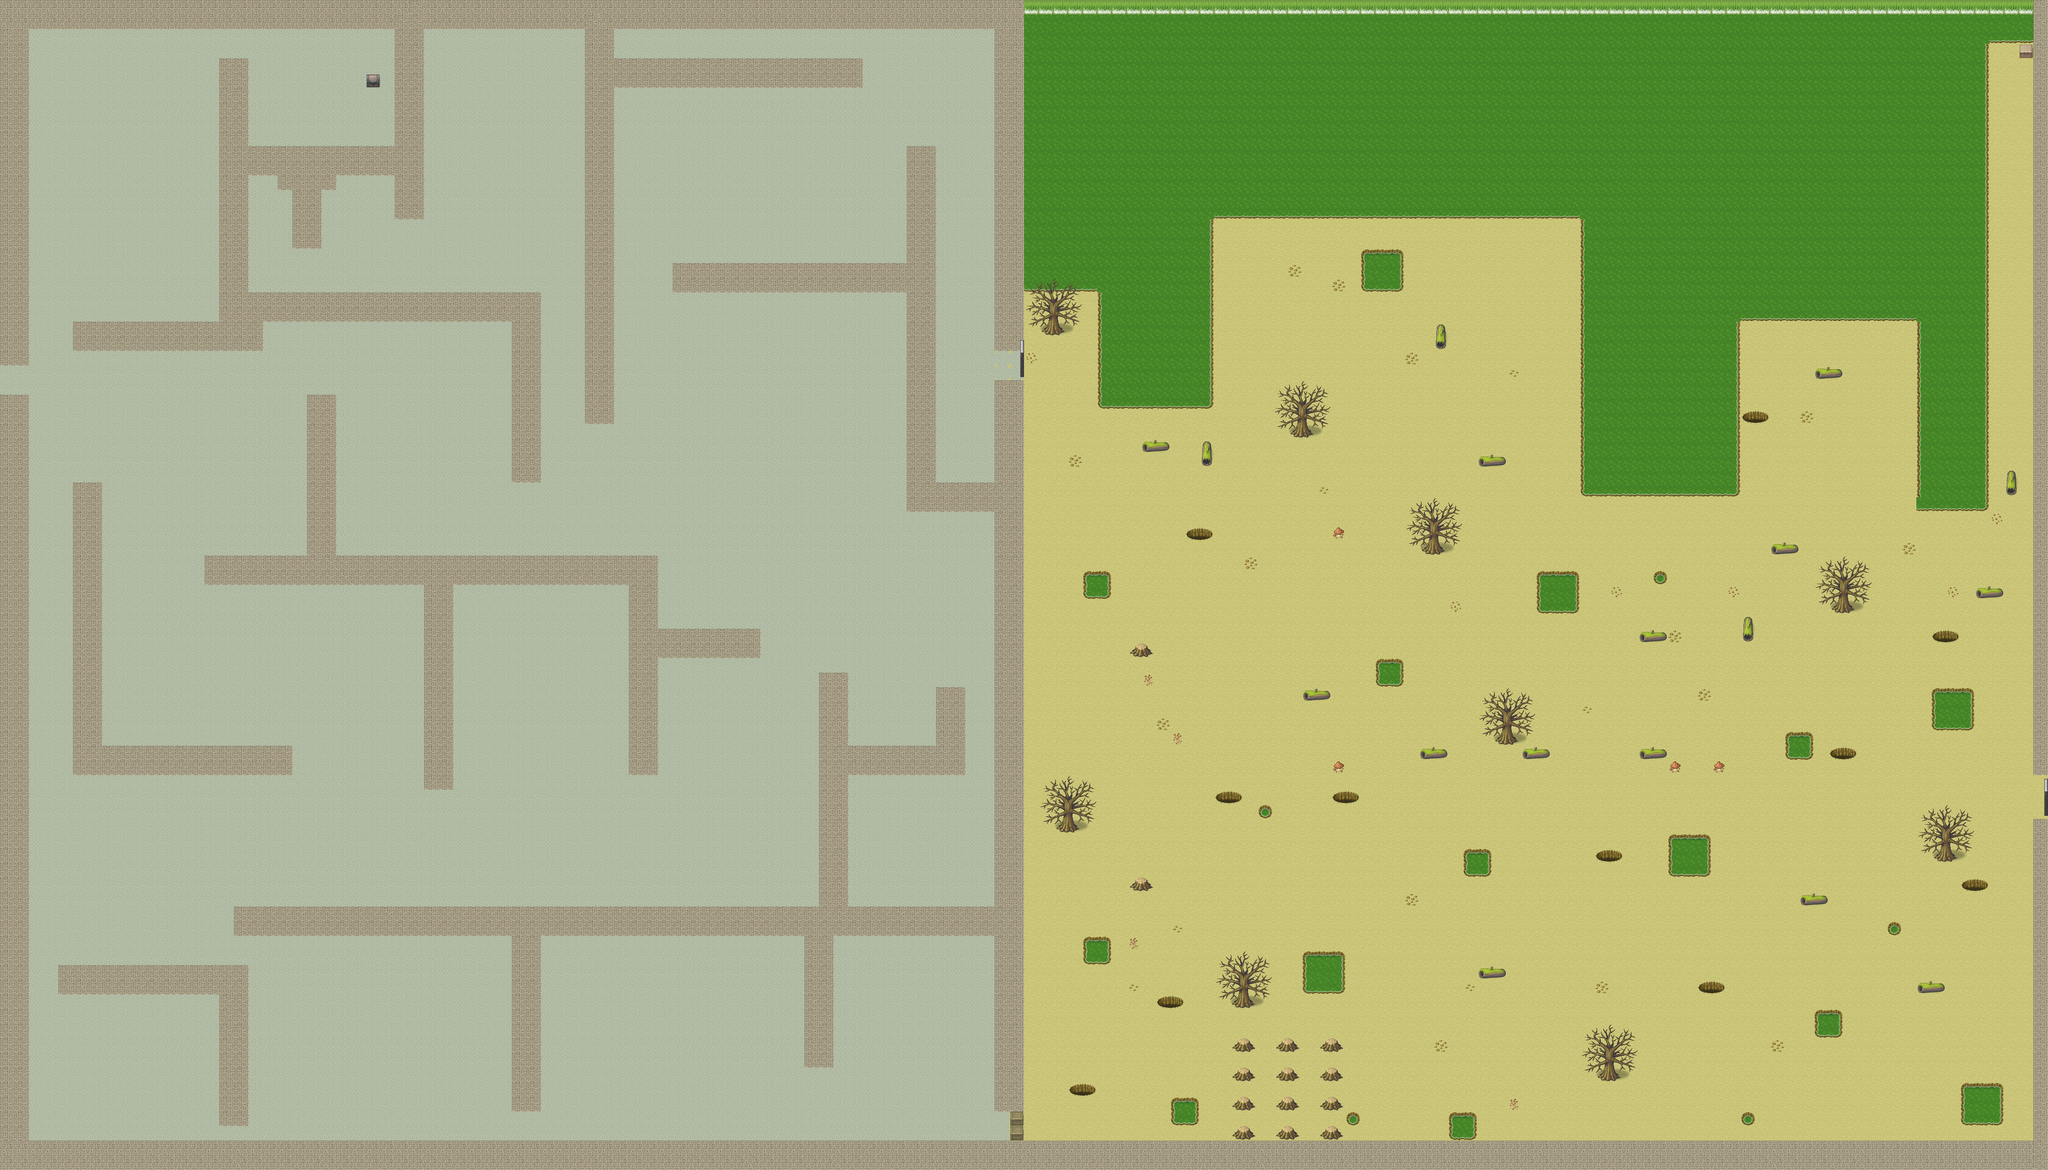

A 2D game scene composited from a Tiled map and its tileset images. What follows is a short description and the map's XML, with each tile layer's data collapsed to a summary:
An orthogonal 140x80 tile map with 32x32 px tiles, 6 tile layers (suelo, pared, decoracion, arboles, ...), 9 tilesets.

<map version="1.8" tiledversion="1.8.3" orientation="orthogonal" renderorder="right-down" width="140" height="80" tilewidth="32" tileheight="32" infinite="0" nextlayerid="7" nextobjectid="1">
 <tileset firstgid="1" name="various" tilewidth="32" tileheight="32" tilecount="768" columns="12">
  <image source="../../map_sprites/various.png" trans="ff00ff" width="384" height="2048" />
 </tileset>
 <tileset firstgid="769" name="stone" tilewidth="32" tileheight="32" tilecount="5" columns="1">
  <image source="../../map_sprites/stone.png" trans="ff00ff" width="32" height="160" />
 </tileset>
 <tileset firstgid="774" name="sand1" tilewidth="32" tileheight="32" tilecount="5" columns="1">
  <image source="../../map_sprites/sand1.png" trans="ff00ff" width="32" height="160" />
 </tileset>
 <tileset firstgid="779" name="waterfall_dirty" tilewidth="32" tileheight="32" tilecount="5" columns="1">
  <image source="../../map_sprites/waterfall_dirty.png" trans="ff00ff" width="32" height="160" />
 </tileset>
 <tileset firstgid="784" name="stone_sand1" tilewidth="32" tileheight="32" tilecount="5" columns="1">
  <image source="../../map_sprites/stone_sand1.png" trans="ff00ff" width="32" height="160" />
 </tileset>
 <tileset firstgid="789" name="dirtywater" tilewidth="32" tileheight="32" tilecount="40" columns="8">
  <image source="../../map_sprites/dirtywater.png" trans="ff00ff" width="256" height="160" />
 </tileset>
 <tileset firstgid="829" name="dirtywater3" tilewidth="32" tileheight="32" tilecount="384" columns="64">
  <image source="../../map_sprites/dirtywater3.png" trans="ff00ff" width="2048" height="192" />
 </tileset>
 <tileset firstgid="1213" name="dirtywater2" tilewidth="32" tileheight="32" tilecount="6" columns="2">
  <image source="../../map_sprites/dirtywater2.png" trans="ff00ff" width="64" height="96" />
 </tileset>
 <tileset firstgid="1219" name="Door3" tilewidth="32" tileheight="32" tilecount="144" columns="12">
  <image source="../../map_sprites/Door3.png" trans="ff00ff" width="384" height="384" />
 </tileset>
 <layer id="1" name="suelo" width="140" height="80">
  <data>[11200 cells, 11200 non-empty, 4 distinct tile ids]</data>
 </layer>
 <layer id="2" name="pared" width="140" height="80">
  <data>[11200 cells, 1680 non-empty, 3 distinct tile ids]</data>
 </layer>
 <layer id="3" name="decoracion" width="140" height="80">
  <data>[11200 cells, 418 non-empty, 26 distinct tile ids]</data>
 </layer>
 <layer id="4" name="arboles" width="140" height="80">
  <data>[11200 cells, 144 non-empty, 16 distinct tile ids]</data>
 </layer>
 <layer id="5" name="hoyos" width="140" height="80">
  <data>[11200 cells, 22 non-empty, 2 distinct tile ids]</data>
 </layer>
 <layer id="6" name="cosas a colorcar" width="140" height="80">
  <data>[11200 cells, 10 non-empty, 6 distinct tile ids]</data>
 </layer>
</map>
